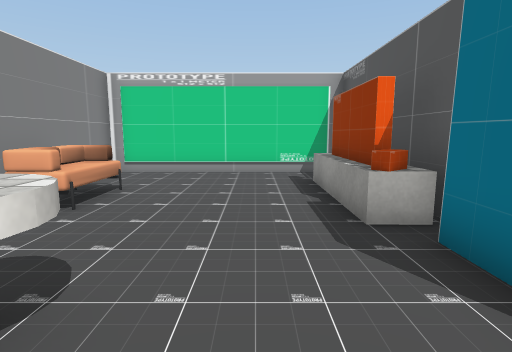
View 1 (above)

12 first-person views from a walk through a Unity game level. The camera is 1.2 m above the floor, tilts 8° down and sees 80° across. The floor is counted in squares, 1 m on a side. Each view is taken from the middle of a square. On the plan, view 1 faces up. The plan holds only what a view shows up to about 13 squares ahead; the rest is blank. The place goes on beyond the plan. The player character is not drawn. Some surface patterns are stand-ins.

View 2
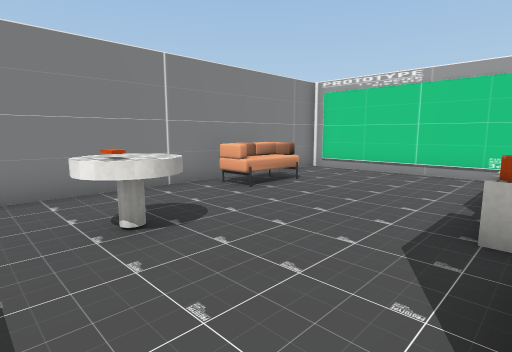

View 3
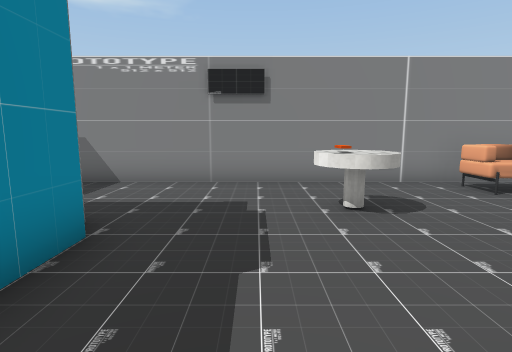

View 4
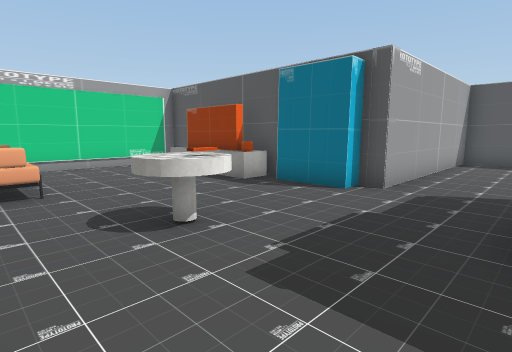

View 5
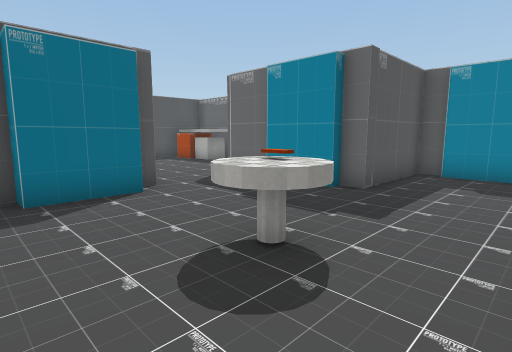

View 6
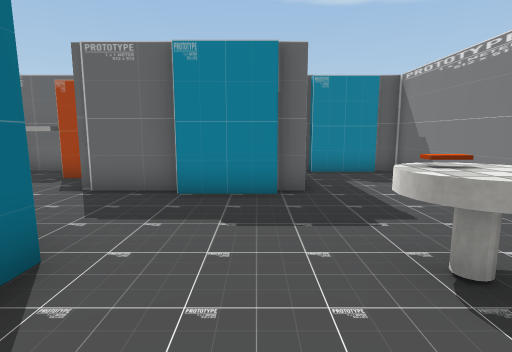

View 7
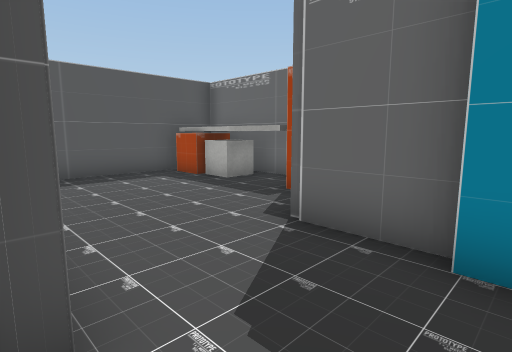

View 8
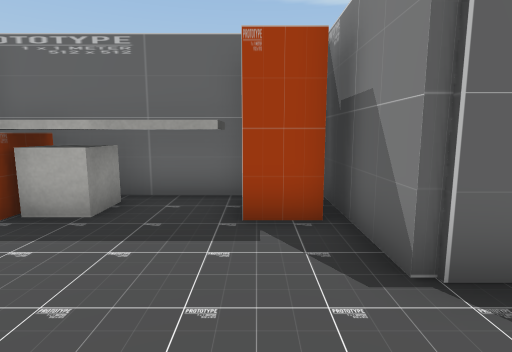

View 9
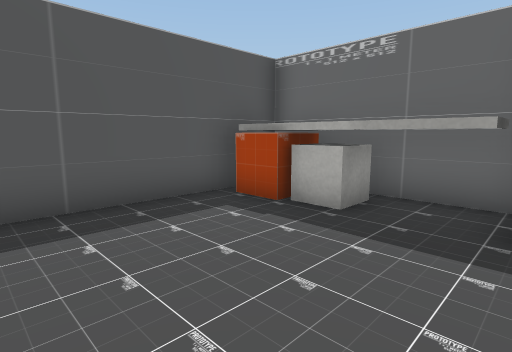

View 10
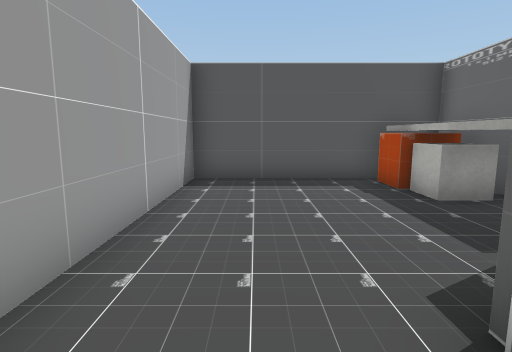

View 11
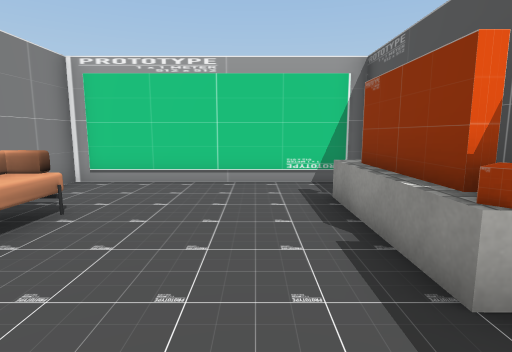

View 12
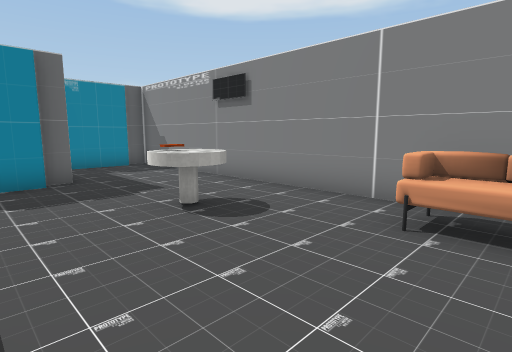

### Floor plan
Key: @ floor where view 1 was taken; # wall or solid block; . floor; ^ raised ledge; S sofa; O other object.
Columns run from 5 left of view 1 to 10 right of it. Each row starts with its distance up from view 1.
 10 #########
  9 #.......#
  8 #......O
  7 #......O
  6 #SS....O#
  5 #SS....O
  4 #......O#
  3 #......##
  2 #..OO..##
  1 #..OO..#########
  0 #....@.........#
 -1 #..............#
 -2 #...#####......#
 -3 #...#   ##.....#
 -4 #...#    OO^^OO#
 -5 #...#    OO^^^^#
 -6 #####    #######

Positions as (right, up) in squares from view 1, and headings:
1: (0, 0), facing up
2: (2, 0), facing up-left
3: (3, 0), facing left
4: (-4, -2), facing up-right
5: (-4, 4), facing down-right
6: (0, 4), facing down
7: (1, 1), facing down-right
8: (5, 0), facing down
9: (5, 0), facing down-right
10: (2, -1), facing right
11: (0, 2), facing up
12: (1, 6), facing down-left
